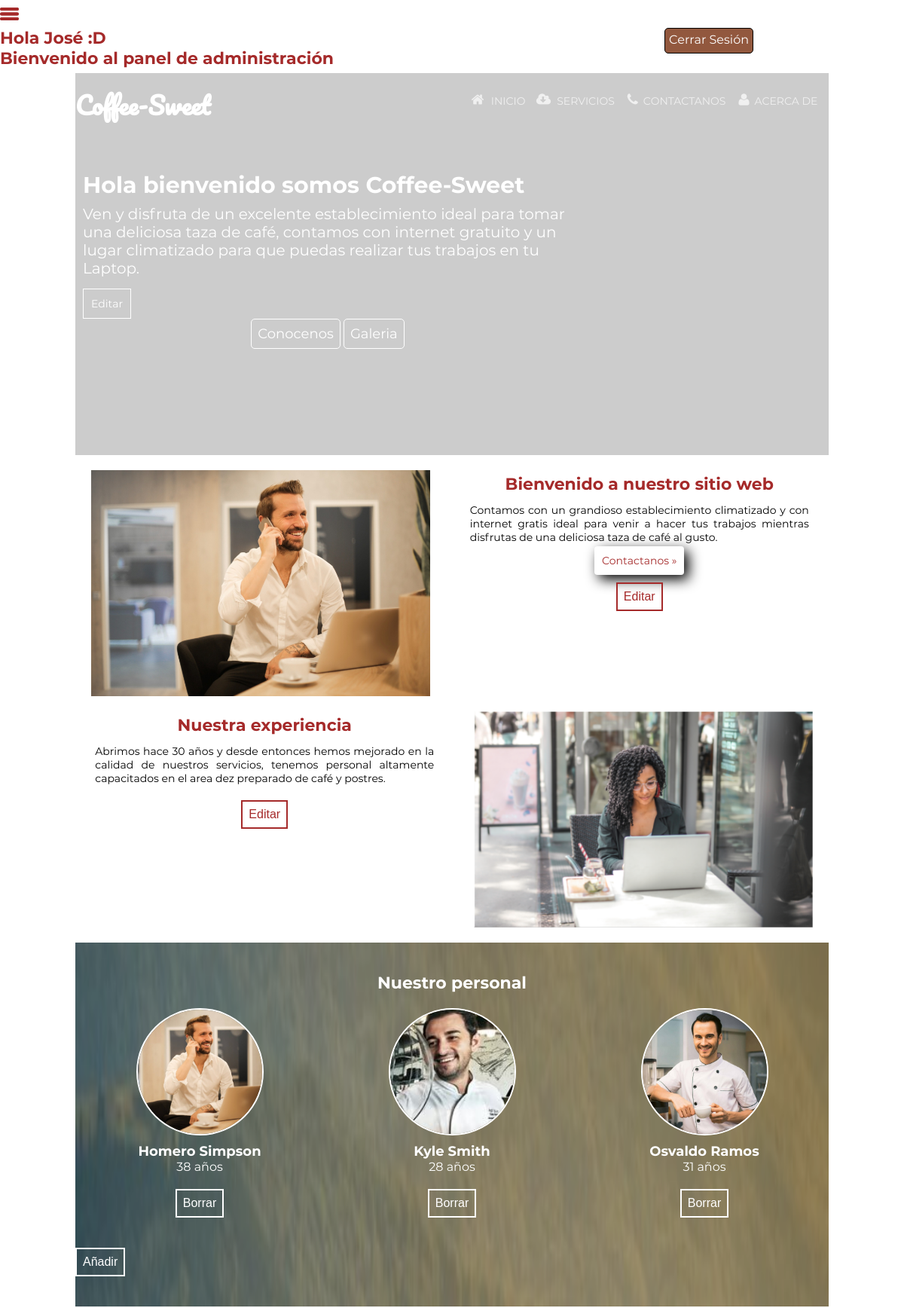
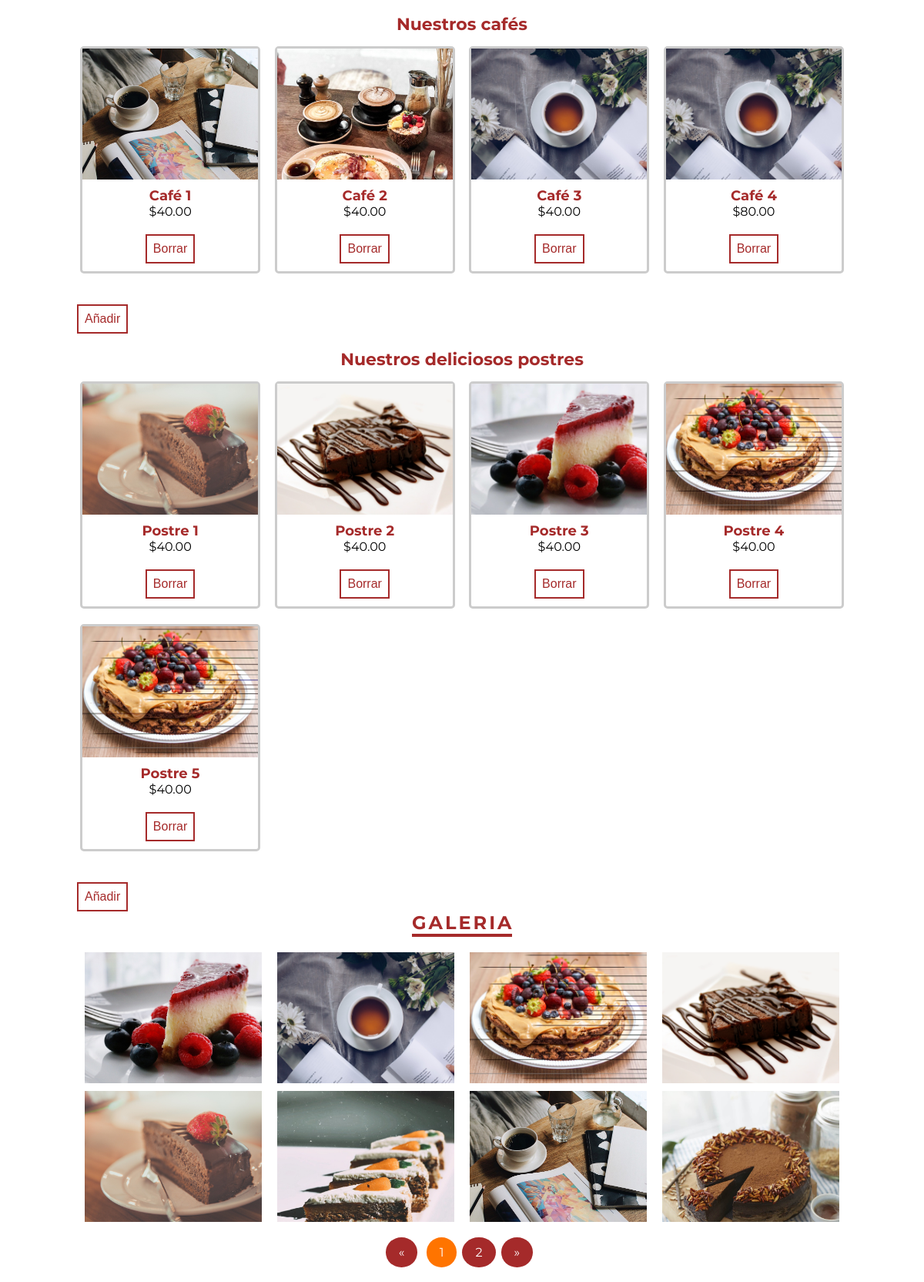
Page /admin/index.php (signed in, upper part) on the committed database (2 pictures, top to bottom).
### tables this page shows
CREATE TABLE `banner` (
  `id` int(11) NOT NULL,
  `title` varchar(300) DEFAULT NULL,
  `txt` text
);

CREATE TABLE `welcome` (
  `id` int(11) NOT NULL,
  `title` varchar(300) DEFAULT NULL,
  `txt` text NOT NULL,
  `img` varchar(300) NOT NULL
);

CREATE TABLE `experience` (
  `id` int(11) NOT NULL,
  `title` varchar(300) DEFAULT NULL,
  `txt` text NOT NULL,
  `img` varchar(300) DEFAULT NULL
);

CREATE TABLE `personal` (
  `id` int(11) NOT NULL,
  `name` varchar(300) DEFAULT NULL,
  `age` varchar(300) DEFAULT NULL,
  `img` varchar(300) DEFAULT NULL
);

CREATE TABLE `coffee` (
  `id` int(11) NOT NULL,
  `title` varchar(300) DEFAULT NULL,
  `price` varchar(300) DEFAULT NULL,
  `img` varchar(300) DEFAULT NULL
);

CREATE TABLE `cakes` (
  `id` int(11) NOT NULL,
  `title` varchar(300) DEFAULT NULL,
  `price` varchar(300) DEFAULT NULL,
  `img` varchar(300) DEFAULT NULL
);

CREATE TABLE `gallery` (
  `id` bigint(20) NOT NULL,
  `name` varchar(300) NOT NULL,
  `img` varchar(300) NOT NULL
);

### admin/controller/inicio.controller.php (called while the page is built, shortened)
<?php
require("model/inicio.model.php");
$welcome = new Inicio();
$welcome_array = $welcome->get_welcome();
$experience = new Inicio();
$experience_array = $experience->get_experience();
$banner = new Inicio();
$banner_array = $banner->get_banner();
$personal =  new Inicio();
$personal_array = $personal->get_personal();
$coffee = new Inicio();
$coffee_array = $coffee->get_coffee();
$cakes = new Inicio();
$cakes_array = $coffee->get_cakes();
$gallery = new Inicio();
$gallery_array = $gallery->get_gallery();
require('view/inicio.view.php');
?>

### admin/model/conectar.php (called while the page is built)
<?php
class Conectar {
	public static function conexion() {
		try {
			$conexion = new PDO('mysql:host=localhost;dbname=cafeteria','root','system456');
			$conexion->setAttribute(PDO::ATTR_ERRMODE, PDO::ERRMODE_EXCEPTION);
			$conexion->exec('SET CHARACTER SET UTF8');
		} catch (Exception $e) {
			die('Error: ' . $e->getMessage());
			echo "Error en la linea: " . $e->getLine();
		}
		return $conexion;
	}
}
?>

### admin/model/inicio.model.php (called while the page is built, shortened)
<?php
class Inicio {
	private $db;
	public function __construct() {
		require_once("conectar.php");
		$this->db=Conectar::conexion();
	}
	public function get_banner() {
		$consulta=$this->db->query("SELECT * FROM banner");
		while ($fila=$consulta->fetch(PDO::FETCH_ASSOC)) {
			$banner[] = $fila;
		}
		return $banner;
	}
	public function get_welcome() {
		$consulta = $this->db->query("SELECT * FROM welcome");
		while ($fila=$consulta->fetch(PDO::FETCH_ASSOC)) {
			$welcome[] = $fila;
		}
		return $welcome;
	}
	public function get_experience() {
		$consulta = $this->db->query("SELECT * FROM experience");
		while ($fila = $consulta->fetch(PDO::FETCH_ASSOC)) {
			$experience[] = $fila;
		}
		return $experience;
	}
	public function get_personal() {
		$consulta = $this->db->query("SELECT * FROM personal");
		while ($fila = $consulta->fetch(PDO::FETCH_ASSOC)) {
			$personal[] = $fila;
		}
		return $personal;
	}
	public function get_coffee() {
		$consulta = $this->db->query("SELECT * FROM coffee");
		while ($fila = $consulta->fetch(PDO::FETCH_ASSOC)) {
			$coffee[] = $fila;
		}
		return $coffee;
	}
	public function get_cakes() {
		$consulta = $this->db->query("SELECT * FROM cakes");
		while ($fila = $consulta->fetch(PDO::FETCH_ASSOC)) {
			$cakes[] = $fila;
		}
		return $cakes;
	}
	public function get_gallery() {
		require("model/paginacion.php");
		$consulta = $this->db->query("SELECT * FROM gallery LIMIT $empesar_desde, $post_por_pagina");
		while ($fila = $consulta->fetch(PDO::FETCH_ASSOC)) {
			$gallery[] = $fila;
		}
		return $gallery;
	}
}
?>

### admin/model/paginacion.php (called while the page is built)
<?php
require_once("model/conectar.php");
$base = Conectar::conexion();
$post_por_pagina = 8;
if (isset($_GET['pagina'])) {
	if ($_GET['pagina'] > 1) {
		$pagina = $_GET['pagina'];
	} else {
		header('Location: index.php#gallery');
	}
} else {
	$pagina = 1;
}
$empesar_desde = ($pagina - 1) * $post_por_pagina;
$sql = "SELECT * FROM gallery";
$resultado = $base->prepare($sql);
$resultado->execute(array());
$num_registros = $resultado->rowCount();
$total_paginas = ceil($num_registros / $post_por_pagina);
?>

### admin/view/inicio.view.php (the view, shortened to what this page needs)
<!DOCTYPE html>
<html>
<head>
	<link rel="stylesheet" type="text/css" href="css/estilos.css">
	<link rel="stylesheet" type="text/css" href="css/styles.css">
</head>
<body>
<div class="sidebar">
    <h2 class="sidebar-title">Configuración</h2>
    <ul class="sidebar-menu">
        <li class="sidebar-menu-li"><a class="sidebar-menu-link" target="_blank" href="../index.php">Ver página</a></li>
        <li class="sidebar-menu-li"><a class="sidebar-menu-link" href="controller/admin.controller.php">Crear usuario</a></li>
    </ul>
</div>
<div class="global-container">
    <img src="img/menu.png" class="menu-bar">
    <div class="c_panel container" id="admin">
        <div class="c_panel-content">
           <h3 class="c_panel-title">Hola <?php echo $_SESSION['USER']; ?> :D</h3>
           <h3 class="c_panel-title">Bienvenido al panel de administración</h3>
        </div>
        <a class="c_panel-close" href="model/cerrar.php">Cerrar Sesión</a>
    </div>
	<div class="div container">
		<div class="div-color">
		   <h1 class="logo">Coffee-Sweet</h1>
		   <ul class="menu" id="menu">
		       <li class="menu__item"><a class="menu__link" href="#welcome"><span class="icon-home"></span> INICIO</a></li>
			   <li class="menu__item"><a class="menu__link" href="#services"><span class="icon-cloud-download"></span> SERVICIOS</a></li>
			   <li class="menu__item"><a class="menu__link" href="#contact-us"><span class="icon-phone"></span>CONTACTANOS</a></li>
			   <li class="menu__item"><a class="menu__link" href="#about"><span class="icon-user"></span>ACERCA DE</a></li>
		   </ul>
	    </div>
	</div>
	<div class="banner container" id="banner">
		<div class="banner__color">
			<div class="banner__content">
			   <div class="banner__text">
                <?php foreach($banner_array as $banner): ?>
		          <h1 id="banner__title" class="banner__title"><?php echo $banner['title']; ?></h1>
		          <h3 id="banner__txt" class="banner__txt"><?php echo $banner['txt']; ?></h3>
                  <a href="#form-banner-container" class="banner-edit">Editar</a>
		        <?php endforeach; ?>
               </div>
               <div class="banner__buttons">
			      <a class="banner__buttons-link" href="#welcome">Conocenos</a>
			      <a class="banner__buttons-link" href="#gallery">Galeria</a>
		       </div>
		   </div>
	    </div>
	</div>
    <?php foreach($welcome_array as $welcome): ?>
    <div class="welcome container" id="welcome">
    	<img src="../img/<?php echo $welcome['img']; ?>" class="welcome__img" alt="Foto de bienvenida">
    	<div class="welcome__container">
    		<h3 class="welcome__title"><?php echo $welcome['title']; ?></h3>
    		<p class="welcome__txt"><?php echo $welcome['txt']; ?></p>
    	    <p class="welcome-p"><a class="welcome__link" href="#contact-us">Contactanos &raquo;</a></p>
            <center>
                <a href="#form-welcome-container"><button class="welcome-edit">Editar</button></a>
            </center>
    	</div>
    </div>
    <?php endforeach; ?>
    <?php foreach($experience_array as $experience): ?>
    <div class="experience container" id="experience">
    	<div class="experience__container">
    		<h3 class="experience__title"><?php echo $experience['title']; ?></h3>
    		<p class="experience__txt"><?php echo $experience['txt']; ?></p>
            <center>
            <a href="#form-experience-container"><button class="experience-edit">Editar</button></a>
            </center>
    	</div>
    	<img src="../img/<?php echo $experience['img']; ?>" class="experience__img" alt="Nuestra experiencia">
    </div>
    <?php endforeach; ?>
    <div class="our-personal container" id="personal">
    	<div class="our-personal-color">
    		<h3 class="our-personal-title">Nuestro personal</h3>
            <div class="chefs-flex container">
            <?php foreach($personal_array as $personal): ?>
            <div class="chefs">
                <img src="../img/<?php echo $personal['img']; ?>" class="chefs-img" alt="<?php echo $personal['name']; ?>">
                <div class="chefs__content">
                    <p class="chefs-name"><?php echo ucwords($personal['name']); ?></p>
                    <p class="chefs-age"><?php echo $personal['age'] . " años"; ?></p>
                </div>
                <a href="<?php echo '#' . $personal['name']; ?>"><button class="personal-delete">Borrar</button></a>
            </div>
            <?php endforeach; ?>
            </div>
            <a href="#form-personal-container"><button class="personal-add">Añadir</button></a>
        </div>
    </div>
    <div class="column__coffee-container container" id="coffee">
        <h3 class="column__coffee-container-title">Nuestros cafés</h3>
        <div class="column__coffee-content">
            <?php foreach($coffee_array as $coffee): ?>
            <div class="column__coffee">
                <img src="../img/<?php echo $coffee['img']; ?>" class="column__coffee-img" alt="<?php echo $coffee['title']; ?>">
                <div class="column__coffee-text">
                    <h4 class="column__coffee-title"><?php echo ucwords($coffee['title']); ?></h4>
                    <p class="column__coffee-price"><?php echo $coffee['price']; ?></p>
                    <a href="<?php echo '#' . $coffee['title']; ?>"><button class="coffee-delete">Borrar</button></a>
                </div>
            </div>
            <?php endforeach; ?>
        </div>
            <a href="#form-coffee-container"><button class="coffee-add">Añadir</button></a>
    </div>
    <div class="column__container container" id="cakes">
    	<h3 class="column__container-title">Nuestros deliciosos postres</h3>
    	<div class="column__content">
            <?php foreach($cakes_array as $cakes): ?>
            <div class="column">
                <img src="../img/<?php echo $cakes['img']; ?>" class="column__img" alt="<?php echo $cakes['title']; ?>">
                <div class="column__text">
                    <h4 class="column__title"><?php echo ucwords($cakes['title']); ?></h4>
                    <p class="column__price"><?php echo $cakes['price']; ?></p>
                <a href="<?php echo '#' . $cakes['title']; ?>"><button class="cakes-delete">Borrar</button></a>
                </div>
            </div>
            <?php endforeach; ?>
        </div>
            <a href="#form-cakes-container"><button class="cakes-add">Añadir</button></a>
    </div>
    <h2 class="gallery-title" id="gallery">GALERIA</h2>
    <ul class="gallery container">
    <?php foreach($gallery_array as $gallery): ?>
        <li><a href="#<?php echo $gallery['id']; ?>"><img src="../img/<?php echo $gallery['img']; ?>" class="gallery__img" alt="<?php echo $gallery['name']; ?>"></a></li>
    <?php endforeach; ?>
    </ul>
    <?php require("model/paginacion.php"); ?>
    <?php
    $incrementNum = (($pagina +1) <= $total_paginas)?($pagina +1):1;
    $decrementNum = (($pagina -1) < 1)?1:($pagina -1);
    ?>
<nav class="nav">
    <ul class="paginacion">
        <li class="li btn"><a class="pag-link" href="?pagina=<?php echo $decrementNum; ?>">&laquo;</a></li>
    <?php
    $desde = $pagina-(ceil($post_por_pagina/2) -1);
    $hasta = $pagina+(ceil($post_por_pagina/2) -1);
    $desde=($desde < 1)?1:$desde;
    $hasta=($hasta < $post_por_pagina)?$post_por_pagina:$hasta;
    for ($i=$desde; $i <= $hasta ; $i++) {
        if ($i <= $total_paginas) {
            if ($i == $pagina) {
                echo "<li class='li' id='active'><a class='pag-link' href='?pagina=" . $i . "#gallery'>" . $i . "</a></li>";
            } else {
                echo "<li class='li'><a class='pag-link' href='?pagina=" . $i . "#gallery'>" . $i . "</a></li>";
            }
        }
    }
    echo "<li class='li'><a class='pag-link' href='?pagina=" . $incrementNum . "#gallery'>&raquo;</a></li></ul></nav>";
    ?>
</div>
</body>
</html>

### admin/index.php (shortened to what this page needs)
<?php
if (isset($_SESSION['USER'])) {
	require("controller/inicio.controller.php");
} else {
    require('controller/login.controller.php');
}
?>

### admin/css/styles.css (style rules this page uses)
[class^="icon-"]:before, [class*=" icon-"]:before { font-family: "untitled-font-1" !important; font-style: normal !important; font-weight: normal !important; font-variant: normal !important; text-transform: none !important; speak: none; line-height: 1; -webkit-font-smoothing: antialiased; -moz-osx-font-smoothing: grayscale; }
.icon-cloud-download:before { content: "\6f"; }
.icon-home:before { content: "\73"; }
.icon-user:before { content: "\42"; }
.icon-phone:before { content: "\52"; }

### rows in the picture
banner: title "Hola bienvenido somos Coffee-Sweet", txt "Ven y disfruta de un excelente establecimiento ideal para tomar una deliciosa taza de café, contamos con internet gratuito y un lugar climatizado para que puedas realizar tus trabajos en tu Laptop."
welcome: img (picture), title "Bienvenido a nuestro sitio web", txt "Contamos con un grandioso establecimiento climatizado y con internet gratis ideal para venir a hacer tus trabajos mientras disfrutas de una deliciosa taza de café al gusto."
experience: title "Nuestra experiencia", txt "Abrimos hace 30 años y desde entonces hemos mejorado en la calidad de nuestros servicios, tenemos personal altamente capacitados en el area dez preparado de café y postres.", img (picture)
personal: img (picture), name "Homero Simpson", age "38"
personal: img (picture), name "Kyle Smith", age "28"
personal: img (picture), name "Osvaldo Ramos", age "31"
coffee: img (picture), title "Café 1", price "$40.00"
coffee: img (picture), title "Café 2", price "$40.00"
coffee: img (picture), title "Café 3", price "$40.00"
coffee: img (picture), title "Café 4", price "$80.00"
cakes: img (picture), title "Postre 1", price "$40.00"
cakes: img (picture), title "Postre 2", price "$40.00"
cakes: img (picture), title "Postre 3", price "$40.00"
cakes: img (picture), title "Postre 4", price "$40.00"
cakes: img (picture), title "Postre 5", price "$40.00"
gallery: img (picture)
gallery: img (picture)
gallery: img (picture)
gallery: img (picture)
gallery: img (picture)
gallery: img (picture)
gallery: img (picture)
gallery: img (picture)

### other values in the picture
$_SESSION['USER'] "José"
